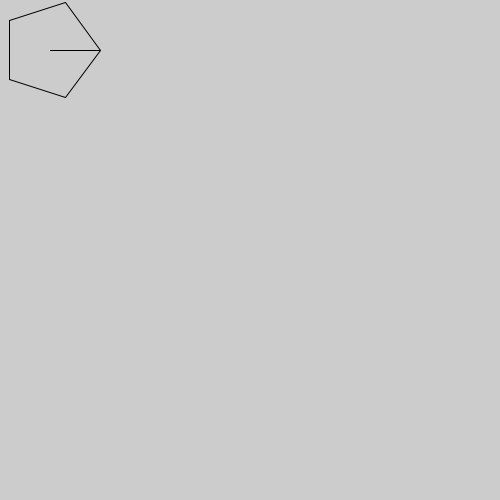
Frame 1 (no input)
Frame 60 (the mouse pressed at the canvas centre just before this capture): identical to frame 1, image omitted
Frame 120 (the mouse held since frame 60 and released just before this capture): identical to frame 1, image omitted

The Processing sketch that drew this single still picture (run headless with seeded random() and noise(); from frame 60 on, the mouse is pressed at the canvas centre):

// Processing sketch: processing_150633
// ── processing_150633.pde

/*void setup(){
size(100,100); // Tamaño de ventana de la aplicación
noFill(); // Sin relleno en los círculos
}

void draw(){ // Se repite a cada frame - todo lo q se repite e
dibujaCirculoAleatorio();
}

void dibujaCirculoAleatorio(){
int r = int(random(50));
// Color del trazo
stroke(random(255), random(255), random(255));

ellipse (random(100),random(100), r,r);
}*/

/*
void setup() {
size(100,100); // Tamaño de ventana de la aplicación
  noFill();
}
void draw(){ // Se repite a cada frame
Circulo c = new Circulo();
c.dibuja();
}
// Clase círculo
class Circulo{
// Atributos
int r = int(random(50));
int x = int(random(100));
int y = int(random(100));
color c = color(random(255), random(255), random(255));
// Métodos
void dibuja(){
stroke(c);
ellipse(x, y, r, r);
}
}*/


void setup() {
  size(500,500); // Tamaño de ventana de la aplicación
  poligono(50,50,50,5);
}
void draw(){ // Se repite a cada frame
  //poligono(50,50,50,5);
}

void poligono(float c1, float c2, int r, int nlados){
  
  float grados = 360 /nlados;
  float x=0,y=0,x0=0,y0=0;
  x0= x0+c1;
  y0= y0+c2;

  
  for (int i=0;i<=nlados; i++){
    x = c1 + cos(radians(i*grados)) * r;
    y = c2+ sin(radians(i*grados)) * r;
    line (x0,y0, x,y);
   x0=x;
   y0=y;
  }

}
